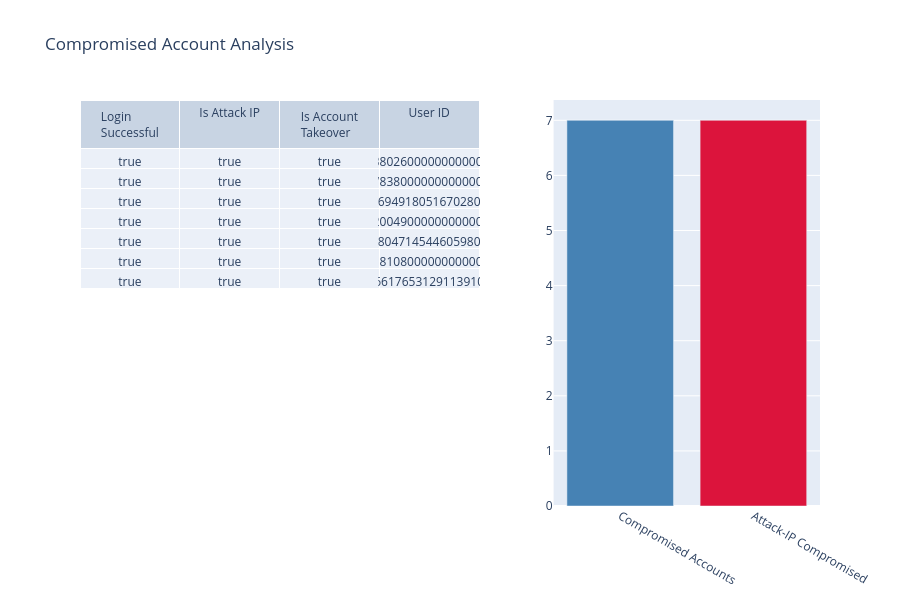

The notebook cell this image was saved under:
### Markdown cell above
## The total number of TRUE compromises are 7

### Code cell
from plotly.subplots import make_subplots
import plotly.graph_objects as go

# Filter data

accounts_compromised = Attack_Attempts[
    (Attack_Attempts['Login Successful']) &
    (Attack_Attempts['Is Account Takeover']) &
    (Attack_Attempts['Is Attack IP'])
]

total_compromised = len(accounts_compromised)

attack_ip_compromised = len(
    accounts_compromised[accounts_compromised['Is Attack IP']]
)

# Create subplot figure

fig = make_subplots(
    rows=1,
    cols=2,
    specs=[[{"type": "table"}, {"type": "bar"}]],
    column_widths=[0.6, 0.4]
)

# Table

fig.add_trace(
    go.Table(
        header=dict(
            values=[
                'Login Successful',
                'Is Attack IP',
                'Is Account Takeover',
                'User ID'
            ]
        ),

cells=dict(
    values=[
        accounts_compromised.head(10)['Login Successful'],
        accounts_compromised.head(10)['Is Attack IP'],
        accounts_compromised.head(10)['Is Account Takeover'],
        accounts_compromised.head(10)['User ID']
        ]
    )
),
    row=1,
    col=1
)

# Bar chart

fig.add_trace(
    go.Bar(
        x=['Compromised Accounts', 'Attack-IP Compromised'],
        y=[total_compromised, attack_ip_compromised],
        marker_color=['steelblue', 'crimson']
),
 row=1,
 col=2
)

fig.update_layout(
    title='Compromised Account Analysis',
    height=600
)

fig.show()

### Figure 1 — Plotly figure (JSON) as saved in the notebook; plotly's stock layout.template omitted (floating-point values rounded to 4 significant figures)
{"data": [{"cells": {"values": [[true, true, true, true, true, true, true], [true, true, true, true, true, true, true], [true, true, true, true, true, true, true], [-6380260000000000000, -5783800000000000000, 6969491805167028000, -2200490000000000000, 5780471454460598000, -4181080000000000000, 866176531291139100]]}, "domain": {"x": [0, 0.54], "y": [0, 1]}, "header": {"values": ["Login Successful", "Is Attack IP", "Is Account Takeover", "User ID"]}, "type": "table"}, {"marker": {"color": ["steelblue", "crimson"]}, "type": "bar", "x": ["Compromised Accounts", "Attack-IP Compromised"], "xaxis": "x", "y": [7, 7], "yaxis": "y"}], "layout": {"height": 600, "title": {"text": "Compromised Account Analysis"}, "xaxis": {"anchor": "y", "domain": [0.64, 1]}, "yaxis": {"anchor": "x", "domain": [0, 1]}}}
